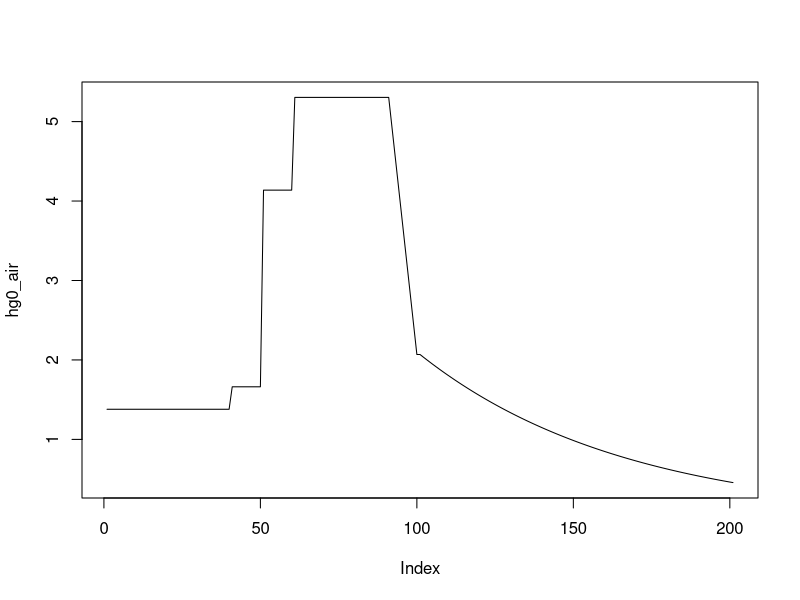
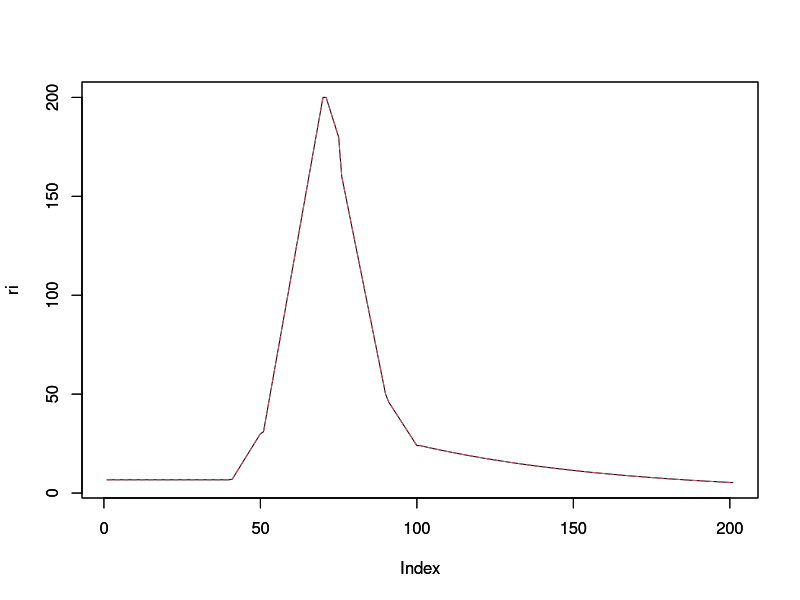
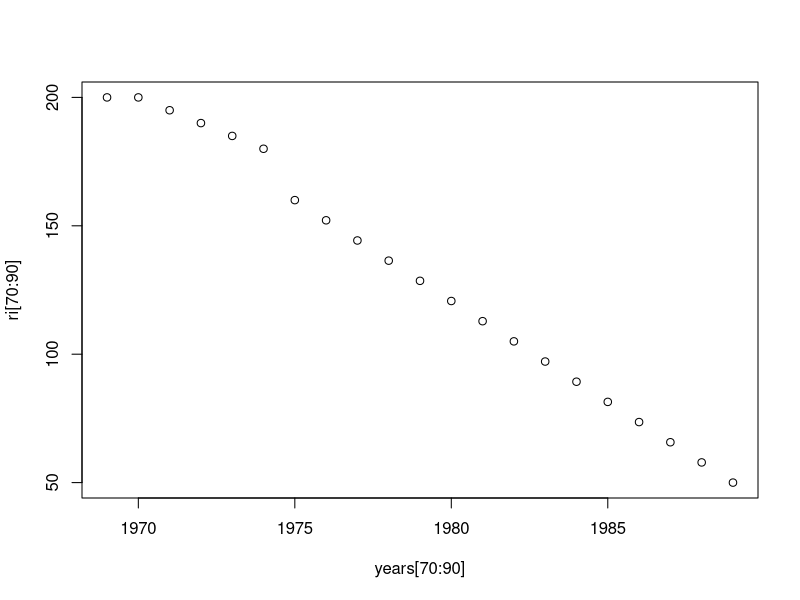
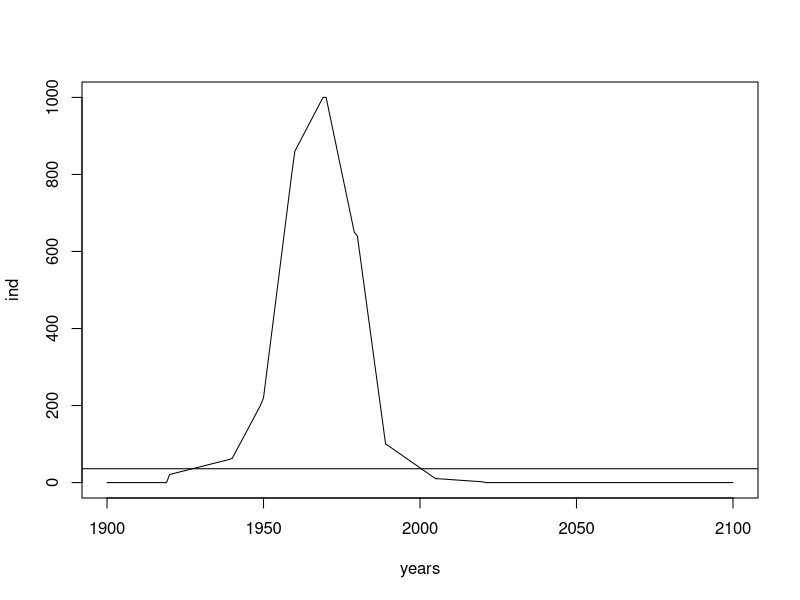
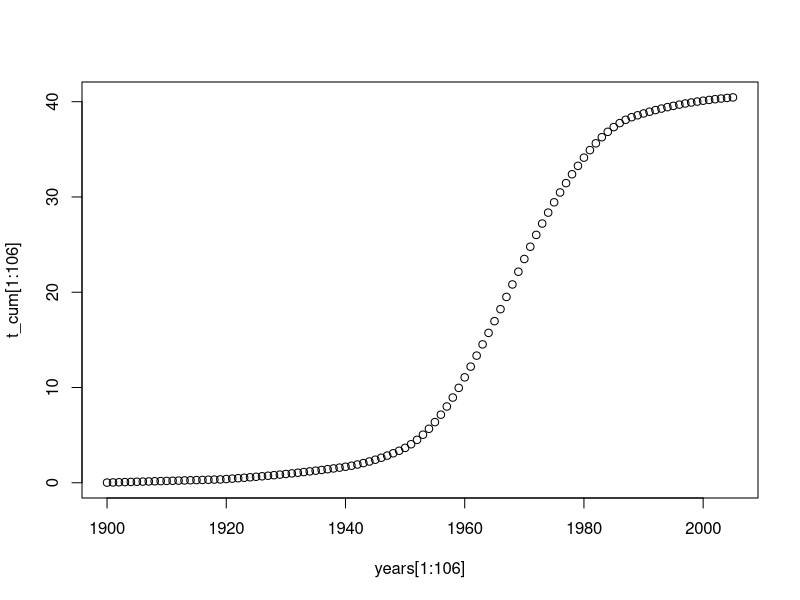
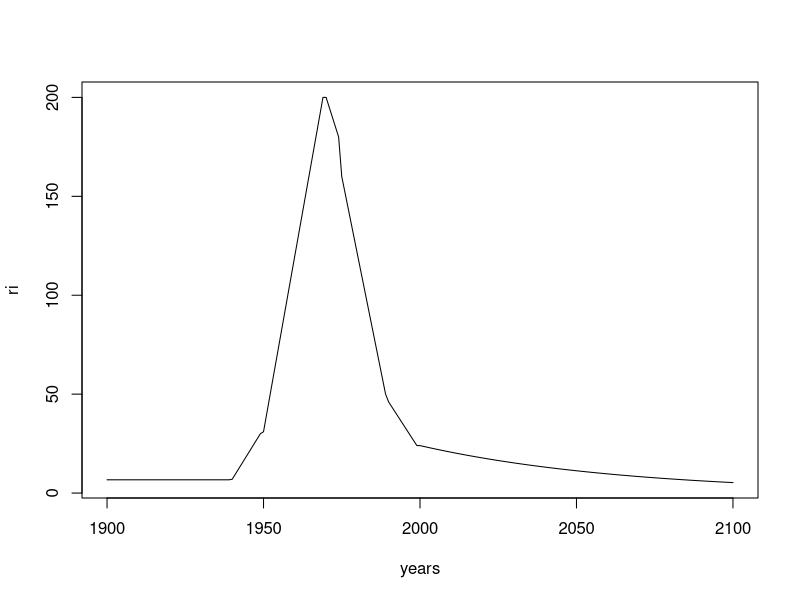
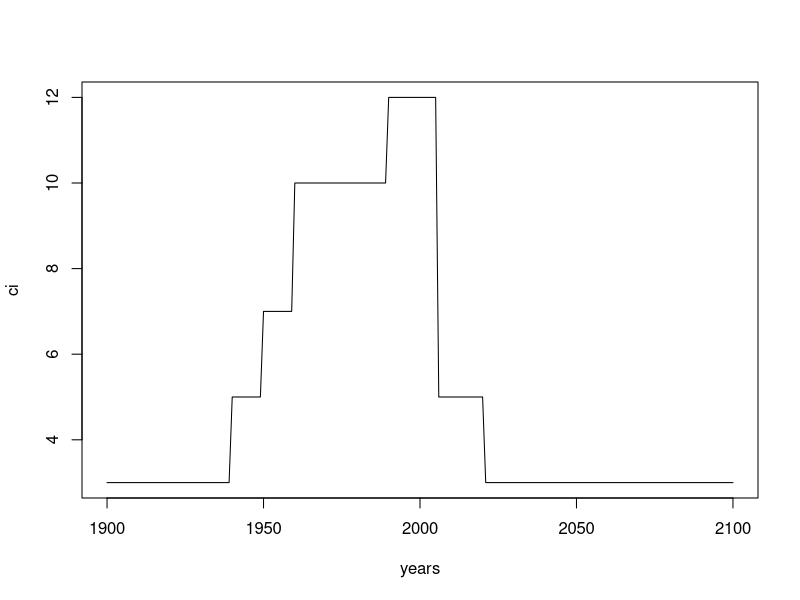
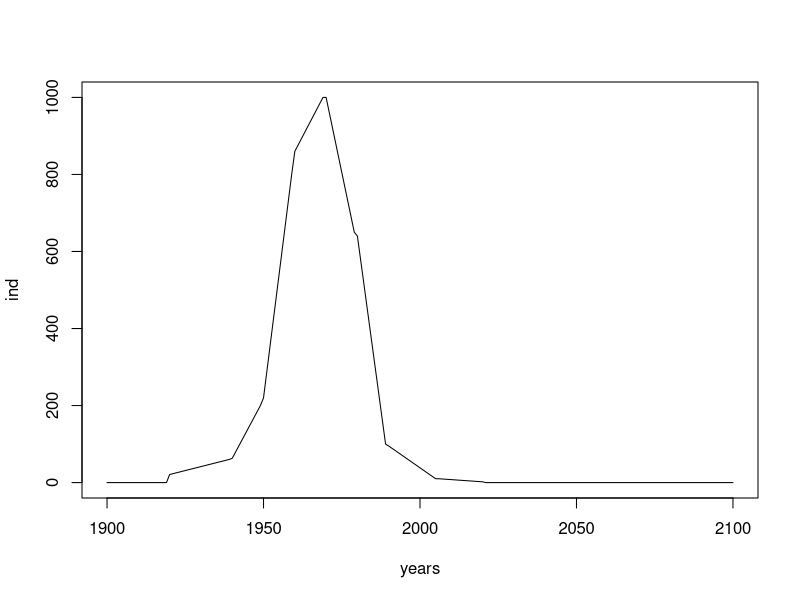

Generate these figures, in order, with R: (Note: this script raises an error after producing the figures.)

years    <-seq(1900,2100)  # sequence of 200 elements (years)
area     <-4.12E+08   # surface area of the site (m2)  - to compute rates 
area_km2 <-4.12E+02   # surface area of the site (km2) - to compute rates 


## Function that creates a vector of 100 elements decreasing by 1.5% at each step
## this is to simulate the decrease of atmospheric deposition observed in Europe from 1999 (Colette et al., 2016) 
## starting from the value measured in the study area in 1999 (11.7 kg y-1,Rossini et al., 2005) 
## and projecting the trend to the future (2100)

n=rep(NA,101)   # preallocate
n[1]=11.7
for(i in 2:101){
  n[i] = n[i-1]-((n[i-1]*1.5)/100)
}

de<-c(rep(7.8,40), rep(9.4,10), rep(23.4, 10), rep(30, 30), seq(30,11.7, length.out = 10),n) # create a series
dep<-data.frame(years[1:201],de)    
dep[100,]
dep[118,]

mul_d<-de/9.049025
hg0_air<-1.6*mul_d
plot(hg0_air, type='l')

getwd()
write.table(hg0_air,'hg0_time.txt')

dep_g_km2_y<-de/area_km2*100

##  Function that creates a vector of 100 elements decreasing by 1.5% at each step -
#   this is for river load, based on analogy with atm. depo
#   river load in Venice for 1999 is ~24 kg y-1 (Collavini et al., 2005)

m=rep(NA,101)   # preallocate
m[1]=24
for(i in 2:101){
  m[i] = m[i-1]-((m[i-1]*1.5)/100)
}

y<-seq(1999,2100,length.out = 101)

data.frame(y,m)

# 6.7 kg y-1 is calculated form background concentrations and SPM load

ri<-c(rep(6.7,40), seq(7,30,length.out = 10), seq(31,200, length.out = 20),
      seq(200,180,-5),seq(160,50, length.out = 15), 
      seq(46.0,24, length.out = 10), m)
riv<-data.frame(years[1:201],ri)


ri2<-c(rep(6.7,40), seq(7,30,length.out = 10), seq(31,200, length.out = 20), seq(200,160,length.out =5),
       seq(150,50, length.out = 15), seq(46.0,24, length.out = 10), m)

plot(ri, type='l')
par(new=T)
plot(ri, type='l', col=2, lty=2)

riv[90,]
riv[101,]
riv[102,]

ef_1970 <-c(10,5,	14)
ef_1980 <-c(5,7,2)
ef_1990 <-c(2,2,3)
ef_2000 <-c(1,1,2)
ef_2008 <-c(1,1,1)


plot(years[70:90],ri[70:90])

riv[71,]
riv[81,]

f_box2<-0.458421978				
f_box5<-0.062621404			
f_box6<-0.220793636
f_box8<-0.170567015
f_box9<-0.087595967

riv$BOX2 = riv$ri*f_box2 #0.26
riv$BOX5 = riv$ri*f_box5 #0.15
riv$BOX6 = riv$ri*f_box6 #0.34
riv$BOX8 = riv$ri*f_box8 #0.14
riv$BOX9 = riv$ri*f_box9 #0.11

ci<-c(rep(3,40),rep(5,10), rep(7,10),rep(10,30), rep(12,16),rep(5,15), rep(3,80)) 
cit<-data.frame(years[1:201],ci)
str(cit)

#ind<-c(rep(0,20), seq(21,60,length.out = 20), seq(60,200,length.out = 10),rep(600, 10), seq(500,300,length.out = 30),
  #     seq(100,10,length.out =  16),seq(10,2,length.out =  15), rep(0,80))

ind<-c(rep(0,20), seq(21,60,length.out = 20), seq(63,200,length.out = 10),
        seq(220,800,length.out = 10), seq(860,1000,length.out = 10),seq(1000,650,length.out = 10),
        seq(640,100,length.out = 10), seq(95,10,length.out =  16),seq(10,2,length.out =  15), rep(0,80))
ind2<-ind*1.085

indus<-data.frame(years[1:201],ind2)

ind_mehg<-ind2*1/100

indus_mehg<-data.frame(years[1:201],ind_mehg)

ind3<-ind2+ind_mehg

ind_mehg/ind3*100

plot(years, ind, type='l')
abline(h=36)
tt<- de+ri+ci+ind3
t_cum<-cumsum(tt)/1000

tott<-data.frame(years,de,ri2,ci,ind3, tt, t_cum)
tott[100,]
tott[71,]

plot(years[1:106],t_cum[1:106])
plot(years,ri, type='l') 
plot(years,ci, type='l') 
plot(years,ind, type='l') 



#::::::::::::: ripartizione input fra i box :::::::::::::::::::::::::::::::::::::

area <-4.119E+08
aree<-c(4.350E+07,3.530E+07,3.130E+07,	8.900E+06,	2.220E+07,
        5.430E+07,1.146E+08,3.170E+07,	2.950E+07,	4.060E+07)

dep$BOX1 <-dep$de*(aree[1]/area)
dep$BOX2 <-dep$de*(aree[2]/area)
dep$BOX3 <-dep$de*(aree[3]/area)
dep$BOX4 <-dep$de*(aree[4]/area)
dep$BOX5 <-dep$de*(aree[5]/area)
dep$BOX6 <-dep$de*(aree[6]/area)
dep$BOX7 <-dep$de*(aree[7]/area)
dep$BOX8 <-dep$de*(aree[8]/area)
dep$BOX9 <-dep$de*(aree[9]/area)
dep$BOX10 <-dep$de*(aree[10]/area)

#aaaaa<-(dep$BOX1+dep$BOX2+dep$BOX3+dep$BOX4+dep$BOX5+dep$BOX6+dep$BOX7+dep$BOX8+dep$BOX9+dep$BOX10)


cit$BOX3<-cit$ci*0.33
cit$BOX5<-cit$ci*0.33
cit$BOX6<-cit$ci*0.33


## mancano years 1901; 1905(?)

mul_atm<-c(1.050000716,1.00454523,1.195454451,1.404547776,0.963636566,0.99545477,
           0.700000477,0.836363752,1.077272098,1.018182512,0.790908267,0.949999284)

riv_mult<-c(1.021276596,0.805920444,0.782608696, 1.184458834,0.919148936,1.013506013,0.866975023,
            0.853654024,0.820351526,0.935800185,1.598519889,1.197779833)

cit_mult<-rep(1,12)

if6<-indus %>%
  rowwise() %>%                       # for each row
  mutate(x = list(ind2 * cit_mult)) %>%    # multiply value in BOX1 with mul and save results as a list
  unnest()                            # unnest data
yy<-as.numeric(as.character(unlist(if6[1])))
b6i<-as.numeric(as.character(unlist(if6[3])))
tot_ind = b6i


if6_mehg<-indus_mehg %>%
  rowwise() %>%                       # for each row
  mutate(x = list(ind_mehg * cit_mult)) %>%    # multiply value in BOX1 with mul and save results as a list
  unnest()                            # unnest data
yy<-as.numeric(as.character(unlist(if6_mehg[1])))
b6i_mehg<-as.numeric(as.character(unlist(if6_mehg[3])))
tot_ind_mehg = b6i_mehg

cf3<-cit %>%
  rowwise() %>%                       # for each row
  mutate(x = list(BOX3 * cit_mult)) %>%    # multiply value in BOX1 with mul and save results as a list
  unnest()                            # unnest data
yy<-as.numeric(as.character(unlist(cf3[1])))
b3c<-as.numeric(as.character(unlist(cf3[5])))

cf5<-cit %>%
  rowwise() %>%                       # for each row
  mutate(x = list(BOX5 * cit_mult)) %>%    # multiply value in BOX1 with mul and save results as a list
  unnest()                            # unnest data
yy<-as.numeric(as.character(unlist(cf5[1])))
b5c<-as.numeric(as.character(unlist(cf5[5])))

cf6<-cit %>%
  rowwise() %>%                       # for each row
  mutate(x = list(BOX6 * cit_mult)) %>%    # multiply value in BOX1 with mul and save results as a list
  unnest()                            # unnest data
yy<-as.numeric(as.character(unlist(cf6[1])))
b6c<-as.numeric(as.character(unlist(cf6[5])))


dum<-cit %>%
  rowwise() %>%                       # for each row
  mutate(x = list(ci * cit_mult)) %>%    # multiply value in BOX1 with mul and save results as a list
  unnest()                            # unnest data
tot_city<-as.numeric(as.character(unlist(dum[5])))


library(tidyverse)

df1<-dep %>%
  rowwise() %>%                       # for each row
  mutate(x = list(BOX1 * mul_atm)) %>%    # multiply value in BOX1 with mul and save results as a list
  unnest()                            # unnest data
yy<-as.numeric(as.character(unlist(df1[1])))
b1<-as.numeric(as.character(unlist(df1[13])))

df2<-dep %>%
  rowwise() %>%                       # for each row
  mutate(x = list(BOX2* mul_atm)) %>%    # multiply value in BOX1 with mul and save results as a list
  unnest()                            # unnest data
b2<-as.numeric(as.character(unlist(df2[13])))

df3<-dep %>%
  rowwise() %>%                       # for each row
  mutate(x = list(BOX3* mul_atm)) %>%    # multiply value in BOX1 with mul and save results as a list
  unnest()                            # unnest data
b3<-as.numeric(as.character(unlist(df3[13])))

df4<-dep %>%
  rowwise() %>%                       # for each row
  mutate(x = list(BOX4* mul_atm)) %>%    # multiply value in BOX1 with mul and save results as a list
  unnest()                            # unnest data
b4<-as.numeric(as.character(unlist(df4[13])))

df5<-dep %>%
  rowwise() %>%                       # for each row
  mutate(x = list(BOX5* mul_atm)) %>%    # multiply value in BOX1 with mul and save results as a list
  unnest()                            # unnest data
b5<-as.numeric(as.character(unlist(df5[13])))

df6<-dep %>%
  rowwise() %>%                       # for each row
  mutate(x = list(BOX6* mul_atm)) %>%    # multiply value in BOX1 with mul and save results as a list
  unnest()                            # unnest data
b6<-as.numeric(as.character(unlist(df6[13])))

df7<-dep %>%
  rowwise() %>%                       # for each row
  mutate(x = list(BOX7* mul_atm)) %>%    # multiply value in BOX1 with mul and save results as a list
  unnest()                            # unnest data
b7<-as.numeric(as.character(unlist(df7[13])))

df8<-dep %>%
  rowwise() %>%                       # for each row
  mutate(x = list(BOX8* mul_atm)) %>%    # multiply value in BOX1 with mul and save results as a list
  unnest()                            # unnest data
b8<-as.numeric(as.character(unlist(df8[13])))

df9<-dep %>%
  rowwise() %>%                       # for each row
  mutate(x = list(BOX9* mul_atm)) %>%    # multiply value in BOX1 with mul and save results as a list
  unnest()                            # unnest data
b9<-as.numeric(as.character(unlist(df9[13])))

df10<-dep %>%
  rowwise() %>%                       # for each row
  mutate(x = list(BOX10* mul_atm)) %>%    # multiply value in BOX1 with mul and save results as a list
  unnest()                            # unnest data
b10<-as.numeric(as.character(unlist(df10[13])))


dffff<-dep %>%
  rowwise() %>%                       # for each row
  mutate(x = list(de* mul_atm)) %>%    # multiply value in BOX1 with mul and save results as a list
  unnest()                            # unnest data
tot_depo<-as.numeric(as.character(unlist(dffff[13])))

##::::::::::::::::::::::::::::  RIVERS :::::::::::::::::::::::::::::::::::::::::::::::::::::::

rf2<-riv %>%
  rowwise() %>%                       # for each row
  mutate(x = list(BOX2 * riv_mult)) %>%    # multiply value in BOX1 with mul and save results as a list
  unnest()                            # unnest data
yy<-as.numeric(as.character(unlist(rf2[1])))
b2r<-as.numeric(as.character(unlist(rf2[8])))

rf5<-riv %>%
  rowwise() %>%                       # for each row
  mutate(x = list(BOX5 * riv_mult)) %>%    # multiply value in BOX1 with mul and save results as a list
  unnest()                            # unnest data
b5r<-as.numeric(as.character(unlist(rf5[8])))

rf6<-riv %>%
  rowwise() %>%                       # for each row
  mutate(x = list(BOX6 * riv_mult)) %>%    # multiply value in BOX1 with mul and save results as a list
  unnest()                            # unnest data
b6r<-as.numeric(as.character(unlist(rf6[8])))

rf8<-riv %>%
  rowwise() %>%                       # for each row
  mutate(x = list(BOX8 * riv_mult)) %>%    # multiply value in BOX1 with mul and save results as a list
  unnest()                            # unnest data
b8r<-as.numeric(as.character(unlist(rf8[8])))

rf9<-riv %>%
  rowwise() %>%                       # for each row
  mutate(x = list(BOX9 * riv_mult)) %>%    # multiply value in BOX1 with mul and save results as a list
  unnest()                            # unnest data
b9r<-as.numeric(as.character(unlist(rf9[8])))

rvvvf<-riv %>%
  rowwise() %>%                       # for each row
  mutate(x = list(ri * riv_mult)) %>%    # multiply value in BOX1 with mul and save results as a list
  unnest()                            # unnest data
tot_riv<-as.numeric(as.character(unlist(rvvvf[8])))


##:::::::::::::::::::::::::::: New Data Frame :::::::::::::::::::::::::::::::::::::::::::::::::::::::

monthly_dep<-data.frame(yy,b1, b2, b3, b4, b5, b6, b7, b8, b9, b10)
monthly_riv<-data.frame(yy,b2r, b5r, b6r, b8r, b9r)
monthly_cit<-data.frame(yy,b3c,b5c,b6c)
monthy_ind<-data.frame(yy,b6i)

write.table(monthly_dep,file='monthly_dep.txt')
write.table(monthly_riv,file='monthly_riv.txt')
write.table(monthly_cit,file='monthly_city.txt')

in1 <-(monthly_dep$b1)/365   # kg / y to kg/d
in2 <-(monthly_dep$b2 + monthly_riv$b2r)/365
in3 <-(monthly_dep$b3 + monthly_cit$b3c)/365
in4 <-(monthly_dep$b4)/365
in5 <-(monthly_dep$b5 + monthly_riv$b5r + monthly_cit$b5c)/365
in6 <-(monthly_dep$b6 + monthly_riv$b6r + monthly_cit$b6c+monthy_ind$b6i)/365
in7 <-(monthly_dep$b7)/365
in8 <-(monthly_dep$b8 + monthly_riv$b8r)/365
in9 <-(monthly_dep$b9 + monthly_riv$b9r)/365
in10<-(monthly_dep$b10)/365

ladata<-seq(as.Date('1900-01-01'),by='months',length=2412)
ladataOK<-format(ladata, "%m-%d-%Y")

all_input<-data.frame(ladataOK,in1,in2,in3,in4,in5,in6,in7,in8,in9,in10)
monthly_riv_mehg<-data.frame(ladataOK,monthly_riv[2:6]*1.7/(365*100))
monthly_riv_mehg$b6r<-monthly_riv_mehg$b6r+(b6i_mehg/365)

dep_g_km2_y<-tot_depo/area_km2*100

plot(monthly_riv_mehg$b6r, type='l')

TOT<-tot_city+tot_depo+tot_ind+tot_riv

png('Hg_input_VE_.png', units='cm', height = 31,  width = 31, res=300)

par(cex.axis=1.4, cex.lab=1.4, bty='none', mfrow=c(2,2), cex.main=1.4)
plot(ladata,TOT, type='l', ylim=c(0,1500), xlab='',ylab='kg y-1', 
     main='Hg inputs to the Venice Lagoon')
par(new=T)
plot(ladata,tot_city, type='l',col='orange',ylab='',xlab='', yaxt='n',xaxt='n', ylim=c(0,1500))
par(new=T)
plot(ladata,tot_depo, type='l',col='cyan3',ylab='',xlab='', yaxt='n',xaxt='n', ylim=c(0,1500))
par(new=T)
plot(ladata,tot_ind, type='l',col='grey40', ylab='',xlab='', yaxt='n',xaxt='n',ylim=c(0,1500))
par(new=T)
plot(ladata,tot_riv, type='l',col='royalblue',ylab='',xlab='',  yaxt='n',xaxt='n',ylim=c(0,1500))
legend(4900, 1500, col=c(1,'grey40', 'royalblue','cyan3','orange'),pch=19, bty='n',cex=1.4,
       legend=c('Total load','Industrial load','River load','Atmospheric deposition','City load'))
text(ladata[30],1500,'A', cex=2.5)

#plot(ladata,TOT/TOT*100, type='l', ylim=c(0,100), xlab='',ylab='kg y-1', 
#     )
#par(new=T)
plot(ladata,tot_city/TOT*100, type='l',col='orange',ylab='%',xlab='', 
     ylim=c(0,100), main='Hg inputs to the Venice Lagoon')
par(new=T)
plot(ladata,tot_depo/TOT*100, type='l',col='cyan3',ylab='',xlab='', yaxt='n',
     xaxt='n', ylim=c(0,100))
par(new=T)
plot(ladata,tot_ind/TOT*100, type='l',col='grey40', ylab='',xlab='', 
     yaxt='n',xaxt='n',ylim=c(0,100))
par(new=T)
plot(ladata,tot_riv/TOT*100, type='l',col='royalblue',ylab='',xlab='', 
     yaxt='n',xaxt='n',ylim=c(0,100))
#legend(4900, 100, col=c(1,'grey40', 'royalblue','cyan3','orange'),pch=19, bty='n',cex=1.4,
 #      legend=c('Total load','Industrial load','River load','Atmospheric deposition','City load'))
text(ladata[30],100,'B', cex=2.5)

r<-c(1,2,15,25) #observational range for atmospheric deposition rate


plot(ladata,tot_riv/20.947747, type='l', col='#4169E1',
     main='River load \n enrichment factor relative to 2008', ylab='EF',ylim=c(0,15)) 
text(ladata[30],15,'C', cex=2.5)
par(new=T)
boxplot(ef_1970,ef_1980,ef_1990,ef_2000,  ylim=c(0,15),xaxt='n',col='grey80',
        at=c(71,81,91,102), xlim=c(1,201), boxwex=3.5,
        range = T, outline=T)

boxplot(r, ylim=c(1,26), col='grey80', ylab='', xlab='', 
        boxwex=1.2, main='Atmospheric deposition rate')
text(1,18,'range for marine areas \n from global models \n ensemble (UNEP, 2013)', cex=1.2)
par(new=T)
plot(ladata,dep_g_km2_y, type='l', ylim=c(1,26),lwd=2, col='cyan3', xlab='year',ylab='g km-2 y-1')  ## range 2 - 25 g km-2 y-1 over marine areas (UNEP, 2013)
text(18,5,'input for \n the Venice lagoon', cex=1.2)
text(ladata[30],26,'D', cex=2.5)

dev.off()

write.table(all_input,file='all_input_hgII.txt')
write.table(monthly_riv_mehg,file='monthly_riv_mehg.txt')

getwd()


tot_in<-data.frame(ladataOK,cumsum(TOT/12))
names(tot_in)<-c('data','tot')
xx<-tot_in[1261,]
xx$tot/1000

write.table(ladataOK,file='ladataOK.txt')



tail(ladata)
str(monthly_riv)






### ----- oppure ---------------------------------------
#f = function(x,y) x*y
#f = Vectorize(f)

#df %>%
#  mutate(x = list(f(BOX1, mul_atm))) %>%    
#  unnest()
